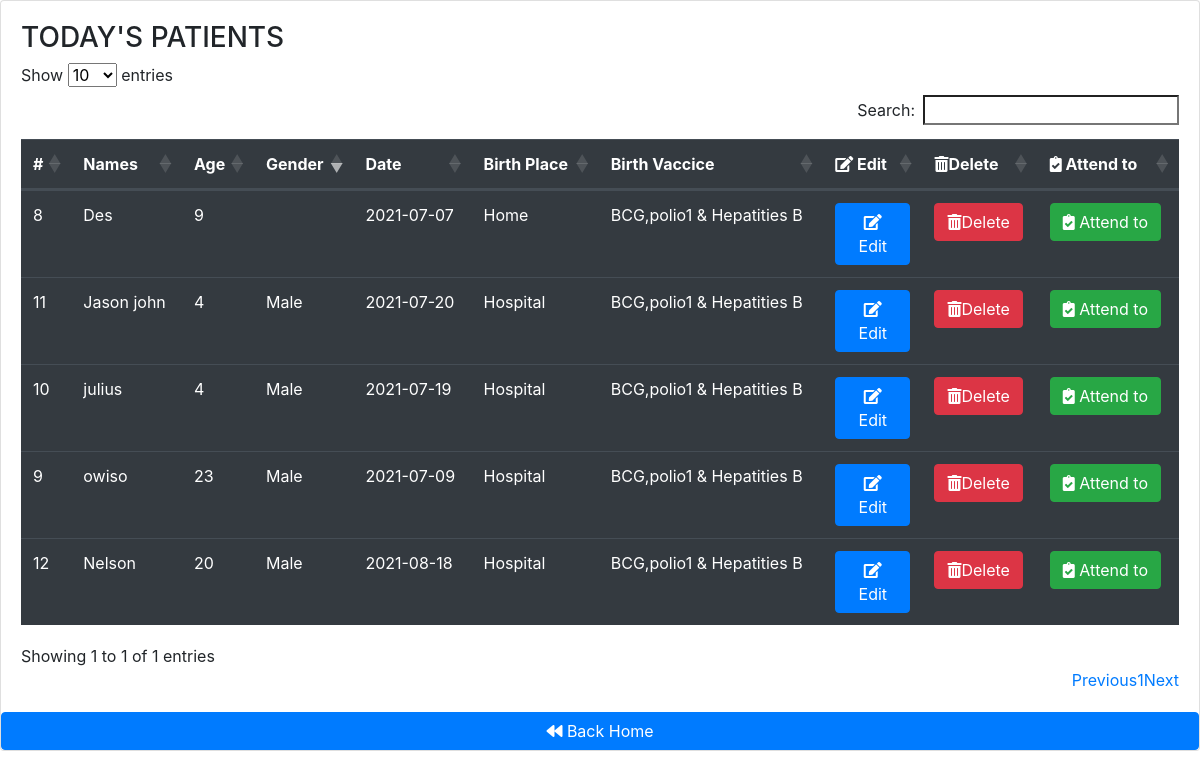
Page /schedule.php on the committed database.
### tables this page shows
CREATE TABLE IF NOT EXISTS `child` (
  `id` int(11) NOT NULL AUTO_INCREMENT,
  `name` varchar(255) NOT NULL,
  `age` int(11) NOT NULL,
  `gender` varchar(255) NOT NULL,
  `date1` date NOT NULL,
  `place` varchar(255) NOT NULL,
  `vaccine` varchar(255) NOT NULL,
  PRIMARY KEY (`id`)
);

### schedule.php (the view, shortened to what this page needs)
<!DOCTYPE html>
<html lang="en">
<head>
    <link rel="stylesheet" href="https://stackpath.bootstrapcdn.com/bootstrap/4.3.1/css/bootstrap.min.css">
    <link rel="stylesheet" href="https://cdn.datatables.net/1.10.25/css/dataTables.bootstrap4.min.css">
    <link rel="stylesheet" href="https://pro.fontawesome.com/releases/v5.10.0/css/all.css"/>
    <div class="card">
              <div class="card-body">
<?php
$conn = mysqli_connect("localhost","root","");
$query = "SELECT * FROM child";
$query_run = mysqli_query($conn, $query);
?>
              <table id="tableid" class="table table-dark">
  <thead>
    <h3>TODAY'S PATIENTS</h3>
    <tr>
      <th scope="col">#</th>
      <th scope="col">Names</th>
      <th scope="col">Age</th>
      <th scope="col">Gender</th>
      <th scope="col">Date</th>
      <th scope="col">Birth Place</th>
      <th scope="col">Birth Vaccice</th>
      <th scope="col"> <i class="fas fa-edit    "></i> Edit </th>
      <th scope="col"><i class="fas fa-trash-alt"  ></i>Delete</th>
      <th scope="col"> <i class="fas fa-clipboard-check    "></i> Attend to</th>
    </tr>
  </thead>
  <?php
if($query_run){
foreach($query_run as $row){
      ?>
  <tbody>
    <tr>
      <td><?php echo $row['id']; ?></td>
      <td><?php echo $row['name']; ?></td>
      <td><?php echo $row['age']; ?></td>
      <td><?php echo $row['gender']; ?></td>
      <td><?php echo $row['date1']; ?></td>
      <td><?php echo $row['place']; ?></td>
      <td><?php echo $row['vaccine']; ?></td>
      <td>
        <button class="btn btn-primary editbtn" name="editbtn" type="button"><i class="fa fa-edit" aria-hidden="true"></i> Edit</button>
      </td>
       <td>
        <button class="btn btn-danger deletebtn" name="delete" type="button"> <i class="fas fa-trash-alt"></i>Delete</button>
      </td>
      <td>
      <a class="btn btn-success" href="nextapp.php" role="button"> <i class="fas fa-clipboard-check    "></i> Attend to</a>
    </td>
    </tr>
  </tbody>
  <?php
    }
}
else{
    echo "No Record Found";
}
?>
</table>
              </div>
              <a class="btn btn-primary" href="index.php" role="button"> <i class="fas fa-backward    "></i> Back Home</a>
           </div>
</body>
</html>

### rows in the picture
child: id "8", name "Des", age "9", date1 "2021-07-07", place "Home", vaccine "BCG,polio1 & Hepatities B"
child: id "11", name "Jason john", age "4", gender "Male", date1 "2021-07-20", place "Hospital", vaccine "BCG,polio1 & Hepatities B"
child: id "10", name "julius", age "4", gender "Male", date1 "2021-07-19", place "Hospital", vaccine "BCG,polio1 & Hepatities B"
child: id "9", name "owiso", age "23", gender "Male", date1 "2021-07-09", place "Hospital", vaccine "BCG,polio1 & Hepatities B"
child: id "12", name "Nelson", age "20", gender "Male", date1 "2021-08-18", place "Hospital", vaccine "BCG,polio1 & Hepatities B"
